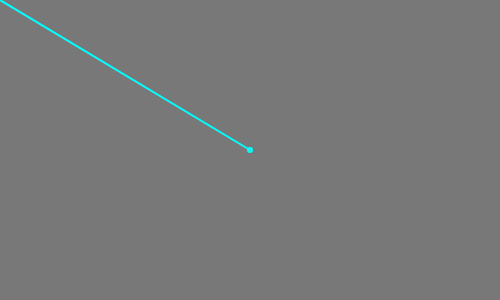
Frame 1 (no input)
Frame 60 (no input): identical to frame 1, image omitted
Frame 120 (the mouse pressed at the canvas centre since frame 60): blank canvas, image omitted

The p5.js sketch that drew this single still picture (run headless with seeded random() and noise() and a simulated clock; from frame 60 on, the mouse is pressed at the canvas centre):

// p5.js sketch
// ── sketch.js
function setup() {
  createCanvas(500, 300)
}

var mouse;
var center;

function draw() {
  background(120);
  strokeWeight(2);
  stroke(0, 255, 255);
  noFill();
  
  translate(width/2, height/2);
  ellipse(0, 0, 4, 4);
 
  mouse = createVector(mouseX, mouseY);
  center = createVector(width/2, height/2);
  foo = mouse.sub(center);
  line(0, 0, foo.x, foo.y);
}
